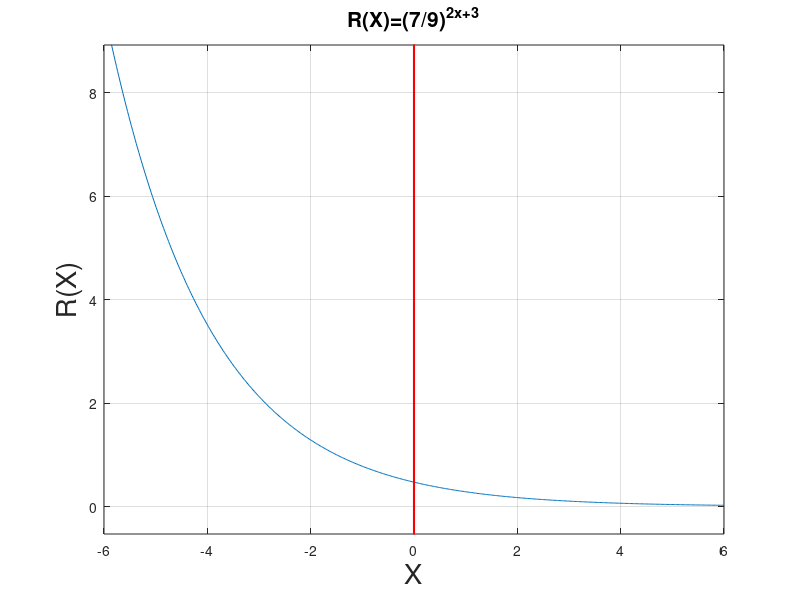

The MATLAB script that drew this image:
%Octave Script
%title               :Funciones trascendentes: Trigonometricas, Logaritmicas y Exponenciales
%Description         :identificar el dominio, rango y tipo de funcion
%Author:             :Angel Jesus Santiago Hernandez
%Date                :2021/11/25
%Version             :5
%Usage               :octave>cd/path/AXIOMAS
%Notes:              :Requiere aplicacion octave,usar su linea de comandos
%                    :https://octaveintro.readthedocs.io/en/latest/index.html

clear 
ezplot('(7/9)^(2*x+3)',[-6 6]);
hold on;
grid on;
plot([0 0],[-10 10],'r-',"linewidth",1.5,"markersize",8);
hold off;
title("R(X)=(7/9)^2^x^+^3",'FontSize',15);
xlabel("X",'FontSize',20);
ylabel("R(X)",'FontSize',20);
disp('FUNCION BIYECTIVA')